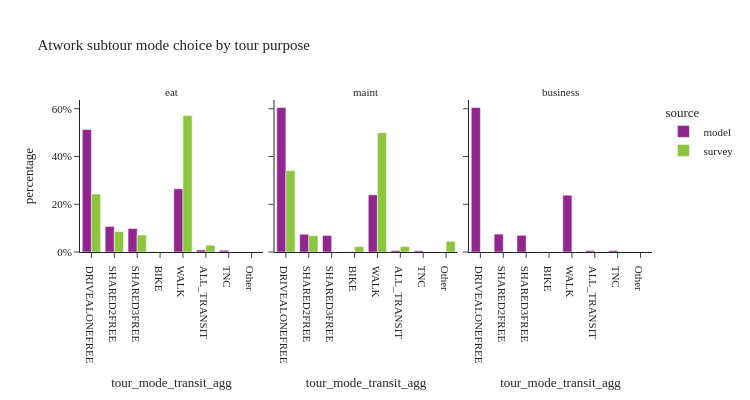

The cell this chart's notebook holds for it:
### Code cell
util.plot_share_facetbar(atwork_subtour, 'tour_weight', share_col="tour_mode_transit_agg", title="Atwork subtour mode choice by tour purpose", 
                             facet_col='tour_type', facet_col_wrap=3, height=400, orientation='v')

### Figure 1 — Plotly figure (JSON) as saved in the notebook; plotly's stock layout.template omitted (floating-point values rounded to 4 significant figures)
{"data": [{"alignmentgroup": "True", "customdata": [[150168], [31350], [28816], [259], [77564], [2524], [2072]], "hovertemplate": "source=model<br>tour_type=eat<br>tour_mode_transit_agg=%{x}<br>percentage=%{y}<br>sample_size=%{customdata[0]}<extra></extra>", "legendgroup": "model", "marker": {"color": "#91268F", "pattern": {"shape": ""}}, "name": "model", "offsetgroup": "model", "orientation": "v", "showlegend": true, "textposition": "auto", "type": "bar", "x": ["DRIVEALONEFREE", "SHARED2FREE", "SHARED3FREE", "BIKE", "WALK", "ALL_TRANSIT", "TNC"], "xaxis": "x", "y": [0.513, 0.1071, 0.09843, 0.0008847, 0.2649, 0.008622, 0.007078], "yaxis": "y"}, {"alignmentgroup": "True", "customdata": [[28155], [3475], [3201], [27], [11139], [305], [244]], "hovertemplate": "source=model<br>tour_type=maint<br>tour_mode_transit_agg=%{x}<br>percentage=%{y}<br>sample_size=%{customdata[0]}<extra></extra>", "legendgroup": "model", "marker": {"color": "#91268F", "pattern": {"shape": ""}}, "name": "model", "offsetgroup": "model", "orientation": "v", "showlegend": false, "textposition": "auto", "type": "bar", "x": ["DRIVEALONEFREE", "SHARED2FREE", "SHARED3FREE", "BIKE", "WALK", "ALL_TRANSIT", "TNC"], "xaxis": "x2", "y": [0.6049, 0.07466, 0.06877, 0.0005801, 0.2393, 0.006553, 0.005242], "yaxis": "y2"}, {"alignmentgroup": "True", "customdata": [[42112], [5218], [4868], [29], [16551], [430], [415]], "hovertemplate": "source=model<br>tour_type=business<br>tour_mode_transit_agg=%{x}<br>percentage=%{y}<br>sample_size=%{customdata[0]}<extra></extra>", "legendgroup": "model", "marker": {"color": "#91268F", "pattern": {"shape": ""}}, "name": "model", "offsetgroup": "model", "orientation": "v", "showlegend": false, "textposition": "auto", "type": "bar", "x": ["DRIVEALONEFREE", "SHARED2FREE", "SHARED3FREE", "BIKE", "WALK", "ALL_TRANSIT", "TNC"], "xaxis": "x3", "y": [0.6049, 0.07495, 0.06992, 0.0004165, 0.2377, 0.006176, 0.005961], "yaxis": "y3"}, {"alignmentgroup": "True", "customdata": [[17], [6], [5], [40], [2]], "hovertemplate": "source=survey<br>tour_type=eat<br>tour_mode_transit_agg=%{x}<br>percentage=%{y}<br>sample_size=%{customdata[0]}<extra></extra>", "legendgroup": "survey", "marker": {"color": "#8CC63E", "pattern": {"shape": ""}}, "name": "survey", "offsetgroup": "survey", "orientation": "v", "showlegend": true, "textposition": "auto", "type": "bar", "x": ["DRIVEALONEFREE", "SHARED2FREE", "SHARED3FREE", "WALK", "ALL_TRANSIT"], "xaxis": "x", "y": [0.2429, 0.08571, 0.07143, 0.5714, 0.02857], "yaxis": "y"}, {"alignmentgroup": "True", "customdata": [[15], [3], [1], [22], [1], [2]], "hovertemplate": "source=survey<br>tour_type=maint<br>tour_mode_transit_agg=%{x}<br>percentage=%{y}<br>sample_size=%{customdata[0]}<extra></extra>", "legendgroup": "survey", "marker": {"color": "#8CC63E", "pattern": {"shape": ""}}, "name": "survey", "offsetgroup": "survey", "orientation": "v", "showlegend": false, "textposition": "auto", "type": "bar", "x": ["DRIVEALONEFREE", "SHARED2FREE", "BIKE", "WALK", "ALL_TRANSIT", "Other"], "xaxis": "x2", "y": [0.3409, 0.06818, 0.02273, 0.5, 0.02273, 0.04545], "yaxis": "y2"}], "layout": {"annotations": [{"font": {}, "showarrow": false, "text": "eat", "x": 0.16, "xanchor": "center", "xref": "paper", "y": 1.0, "yanchor": "bottom", "yref": "paper"}, {"font": {}, "showarrow": false, "text": "maint", "x": 0.5, "xanchor": "center", "xref": "paper", "y": 1.0, "yanchor": "bottom", "yref": "paper"}, {"font": {}, "showarrow": false, "text": "business", "x": 0.84, "xanchor": "center", "xref": "paper", "y": 1.0, "yanchor": "bottom", "yref": "paper"}], "barmode": "group", "height": 400, "legend": {"title": {"text": "source"}, "tracegroupgap": 0}, "title": {"text": "Atwork subtour mode choice by tour purpose"}, "width": 750, "xaxis": {"anchor": "y", "domain": [0.0, 0.32], "title": {"text": "tour_mode_transit_agg"}}, "xaxis2": {"anchor": "y2", "domain": [0.34, 0.66], "matches": "x", "title": {"text": "tour_mode_transit_agg"}}, "xaxis3": {"anchor": "y3", "domain": [0.68, 1.0], "matches": "x", "title": {"text": "tour_mode_transit_agg"}}, "yaxis": {"anchor": "x", "domain": [0.0, 1.0], "tickformat": ".0%", "title": {"text": "percentage"}}, "yaxis2": {"anchor": "x2", "domain": [0.0, 1.0], "matches": "y", "showticklabels": false, "tickformat": ".0%"}, "yaxis3": {"anchor": "x3", "domain": [0.0, 1.0], "matches": "y", "showticklabels": false}}}
